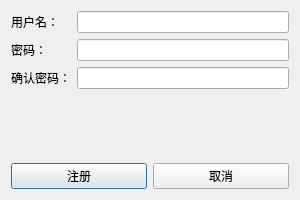
<?xml version="1.0" encoding="UTF-8"?>
<ui version="4.0">
 <class>Register</class>
 <widget class="QDialog" name="Register">
  <property name="geometry">
   <rect>
    <x>0</x>
    <y>0</y>
    <width>300</width>
    <height>200</height>
   </rect>
  </property>
  <property name="windowTitle">
   <string>用户注册</string>
  </property>
  <layout class="QVBoxLayout" name="verticalLayout">
   <item>
    <layout class="QFormLayout" name="formLayout">
     <item row="0" column="0">
      <widget class="QLabel" name="labelUsername">
       <property name="text">
        <string>用户名：</string>
       </property>
      </widget>
     </item>
     <item row="0" column="1">
      <widget class="QLineEdit" name="lineEditUsername"/>
     </item>
     <item row="1" column="0">
      <widget class="QLabel" name="labelPassword">
       <property name="text">
        <string>密码：</string>
       </property>
      </widget>
     </item>
     <item row="1" column="1">
      <widget class="QLineEdit" name="lineEditPassword">
       <property name="echoMode">
        <enum>QLineEdit::Password</enum>
       </property>
      </widget>
     </item>
     <item row="2" column="0">
      <widget class="QLabel" name="labelConfirmPassword">
       <property name="text">
        <string>确认密码：</string>
       </property>
      </widget>
     </item>
     <item row="2" column="1">
      <widget class="QLineEdit" name="lineEditConfirmPassword">
       <property name="echoMode">
        <enum>QLineEdit::Password</enum>
       </property>
      </widget>
     </item>
    </layout>
   </item>
   <item>
    <layout class="QHBoxLayout" name="horizontalLayout">
     <item>
      <widget class="QPushButton" name="btnRegister">
       <property name="text">
        <string>注册</string>
       </property>
      </widget>
     </item>
     <item>
      <widget class="QPushButton" name="btnCancel">
       <property name="text">
        <string>取消</string>
       </property>
      </widget>
     </item>
    </layout>
   </item>
  </layout>
 </widget>
 <resources/>
 <connections/>
</ui> 
